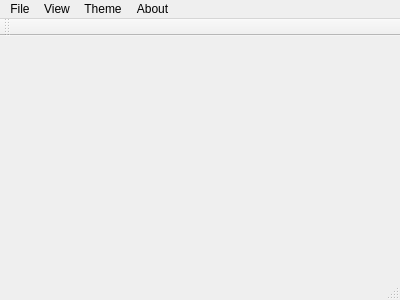
<?xml version="1.0" encoding="UTF-8"?>
<ui version="4.0">
 <class>MainWindow</class>
 <widget class="QMainWindow" name="MainWindow">
  <property name="geometry">
   <rect>
    <x>0</x>
    <y>0</y>
    <width>400</width>
    <height>300</height>
   </rect>
  </property>
  <property name="windowTitle">
   <string>MainWindow</string>
  </property>
  <widget class="QWidget" name="centralWidget"/>
  <widget class="QMenuBar" name="menuBar">
   <property name="geometry">
    <rect>
     <x>0</x>
     <y>0</y>
     <width>400</width>
     <height>22</height>
    </rect>
   </property>
   <property name="nativeMenuBar">
    <bool>true</bool>
   </property>
   <widget class="QMenu" name="menuFile">
    <property name="title">
     <string>File</string>
    </property>
    <addaction name="actionExit"/>
    <addaction name="actionSaveState"/>
    <addaction name="actionRestoreState"/>
   </widget>
   <widget class="QMenu" name="menuView">
    <property name="title">
     <string>View</string>
    </property>
   </widget>
   <widget class="QMenu" name="menuAbout">
    <property name="title">
     <string>About</string>
    </property>
   </widget>
   <widget class="QMenu" name="menuTheme">
    <property name="title">
     <string>Theme</string>
    </property>
   </widget>
   <addaction name="menuFile"/>
   <addaction name="menuView"/>
   <addaction name="menuTheme"/>
   <addaction name="menuAbout"/>
  </widget>
  <widget class="QToolBar" name="mainToolBar">
   <attribute name="toolBarArea">
    <enum>TopToolBarArea</enum>
   </attribute>
   <attribute name="toolBarBreak">
    <bool>false</bool>
   </attribute>
  </widget>
  <widget class="QStatusBar" name="statusBar"/>
  <action name="actionExit">
   <property name="text">
    <string>Exit</string>
   </property>
  </action>
  <action name="actionSaveState">
   <property name="text">
    <string>Save State</string>
   </property>
  </action>
  <action name="actionRestoreState">
   <property name="text">
    <string>Restore State</string>
   </property>
  </action>
 </widget>
 <layoutdefault spacing="6" margin="11"/>
 <resources/>
 <connections/>
</ui>
